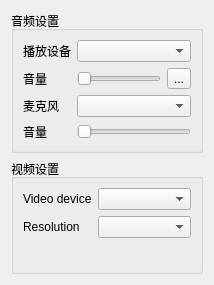
     <widget class="QWidget" name="tab_3">
      <attribute name="title">
       <string> 音频/视频 </string>
      </attribute>
      <layout class="QVBoxLayout" name="verticalLayout_47">
       <item>
        <widget class="QGroupBox" name="audioGroup">
         <property name="title">
          <string>音频设置</string>
         </property>
         <property name="flat">
          <bool>false</bool>
         </property>
         <layout class="QGridLayout" name="gridLayout_3">
          <item row="0" column="0">
           <widget class="QLabel" name="outDevLabel">
            <property name="text">
             <string>播放设备</string>
            </property>
           </widget>
          </item>
          <item row="2" column="1" colspan="2">
           <widget class="QComboBox" name="inDevCombobox"/>
          </item>
          <item row="3" column="0">
           <widget class="QLabel" name="microphoneLabel">
            <property name="text">
             <string>音量</string>
            </property>
           </widget>
          </item>
          <item row="1" column="0">
           <widget class="QLabel" name="playbackLabel">
            <property name="text">
             <string>音量</string>
            </property>
           </widget>
          </item>
          <item row="2" column="0">
           <widget class="QLabel" name="inDevLabel">
            <property name="text">
             <string>麦克风</string>
            </property>
           </widget>
          </item>
          <item row="1" column="1">
           <widget class="QSlider" name="playbackSlider">
            <property name="toolTip">
             <string>Use slider to set volume of your speakers.</string>
            </property>
            <property name="maximum">
             <number>100</number>
            </property>
            <property name="orientation">
             <enum>Qt::Horizontal</enum>
            </property>
           </widget>
          </item>
          <item row="0" column="1" colspan="2">
           <widget class="QComboBox" name="outDevCombobox"/>
          </item>
          <item row="3" column="1" colspan="2">
           <widget class="QSlider" name="microphoneSlider">
            <property name="sizePolicy">
             <sizepolicy hsizetype="Preferred" vsizetype="Fixed">
              <horstretch>0</horstretch>
              <verstretch>0</verstretch>
             </sizepolicy>
            </property>
            <property name="orientation">
             <enum>Qt::Horizontal</enum>
            </property>
           </widget>
          </item>
          <item row="1" column="2">
           <widget class="QToolButton" name="btnPlayTestSound">
            <property name="text">
             <string notr="true">...</string>
            </property>
            <property name="icon">
             <iconset>
              <normaloff>:/image/dial/volume.png</normaloff>:/image/dial/volume.png</iconset>
            </property>
            <property name="checkable">
             <bool>true</bool>
            </property>
           </widget>
          </item>
         </layout>
        </widget>
       </item>
       <item>
        <widget class="QGroupBox" name="videoGroup">
         <property name="title">
          <string>视频设置</string>
         </property>
         <layout class="QVBoxLayout" name="verticalLayout_46">
          <item>
           <layout class="QGridLayout" name="gridLayout_2">
            <item row="0" column="0">
             <widget class="QLabel" name="videoDevLabel">
              <property name="text">
               <string>Video device</string>
              </property>
             </widget>
            </item>
            <item row="1" column="0">
             <widget class="QLabel" name="resolutionLabel">
              <property name="toolTip">
               <string>Set resolution of your camera.
The higher values, the better video quality your friends may get.
Note though that with better video quality there is needed better internet connection.
Sometimes your connection may not be good enough to handle higher video quality,
which may lead to problems with video calls.</string>
              </property>
              <property name="text">
               <string>Resolution</string>
              </property>
             </widget>
            </item>
            <item row="1" column="1">
             <widget class="QComboBox" name="videoModescomboBox">
              <property name="sizePolicy">
               <sizepolicy hsizetype="Expanding" vsizetype="Fixed">
                <horstretch>0</horstretch>
                <verstretch>0</verstretch>
               </sizepolicy>
              </property>
              <property name="toolTip">
               <string>Set resolution of your camera.
The higher values, the better video quality your friends may get.
Note though that with better video quality there is needed better internet connection.
Sometimes your connection may not be good enough to handle higher video quality,
which may lead to problems with video calls.</string>
              </property>
             </widget>
            </item>
            <item row="0" column="1">
             <widget class="QComboBox" name="videoDevCombobox"/>
            </item>
           </layout>
          </item>
          <item>
           <widget class="QFrame" name="CamFrame">
            <property name="sizePolicy">
             <sizepolicy hsizetype="MinimumExpanding" vsizetype="MinimumExpanding">
              <horstretch>1</horstretch>
              <verstretch>150</verstretch>
             </sizepolicy>
            </property>
            <property name="frameShape">
             <enum>QFrame::NoFrame</enum>
            </property>
            <property name="frameShadow">
             <enum>QFrame::Raised</enum>
            </property>
            <layout class="QGridLayout" name="gridLayout"/>
           </widget>
          </item>
         </layout>
        </widget>
       </item>
      </layout>
     </widget>
